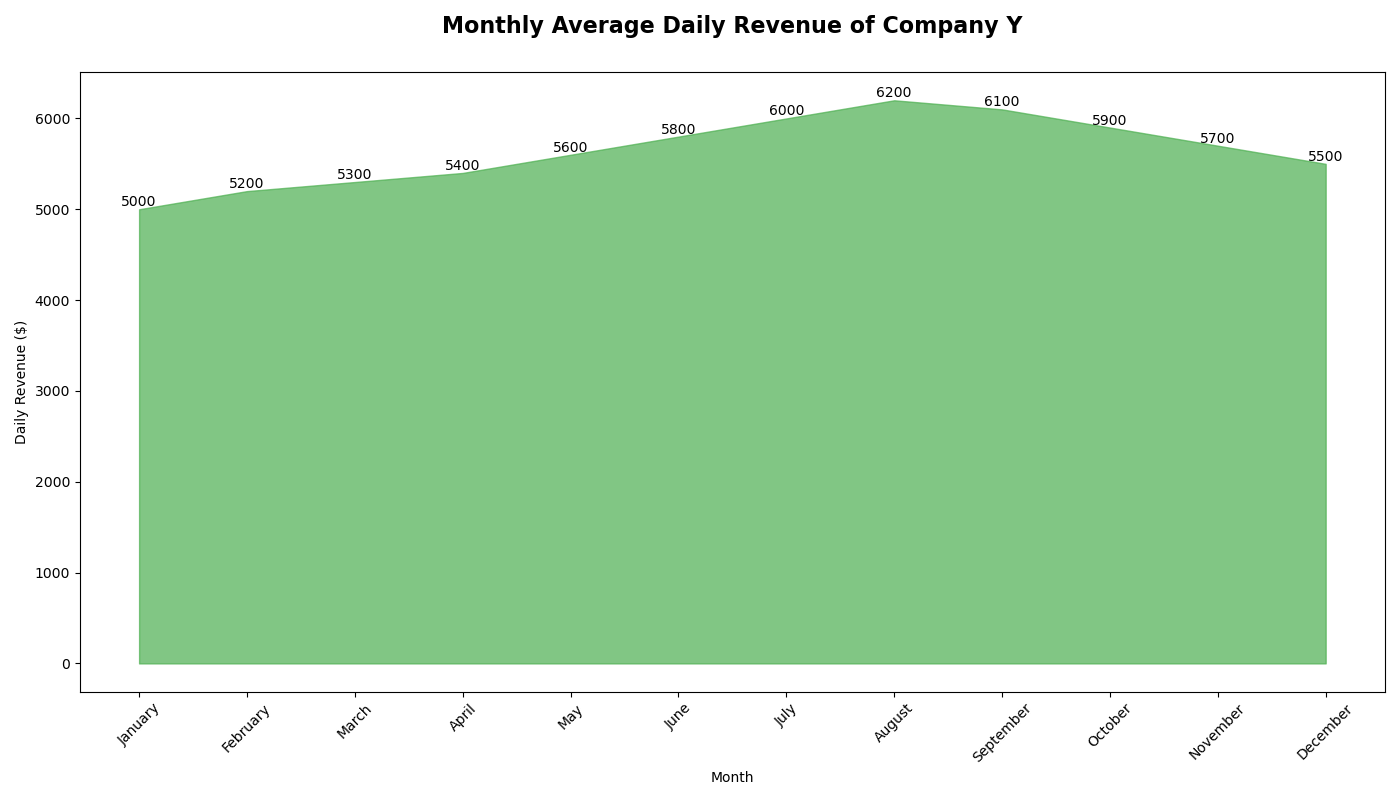

Generate this figure with Python:

import matplotlib.pyplot as plt
import pandas as pd
from io import StringIO

data = """Month,Daily Revenue ($)
January,5000
February,5200
March,5300
April,5400
May,5600
June,5800
July,6000
August,6200
September,6100
October,5900
November,5700
December,5500"""

df = pd.read_csv(StringIO(data))

plt.figure(figsize=(14, 8))

plt.fill_between(df['Month'], df['Daily Revenue ($)'], color="#4CAF50", alpha=0.7)

plt.title("Monthly Average Daily Revenue of Company Y", fontsize=16, fontweight='bold', y=1.05)
plt.xlabel("Month")
plt.ylabel("Daily Revenue ($)")

for idx, row in df.iterrows():
    plt.text(idx, row['Daily Revenue ($)'], f"{row['Daily Revenue ($)']}", ha='center', va='bottom')

plt.xticks(rotation=45)
plt.tight_layout()

plt.show()
